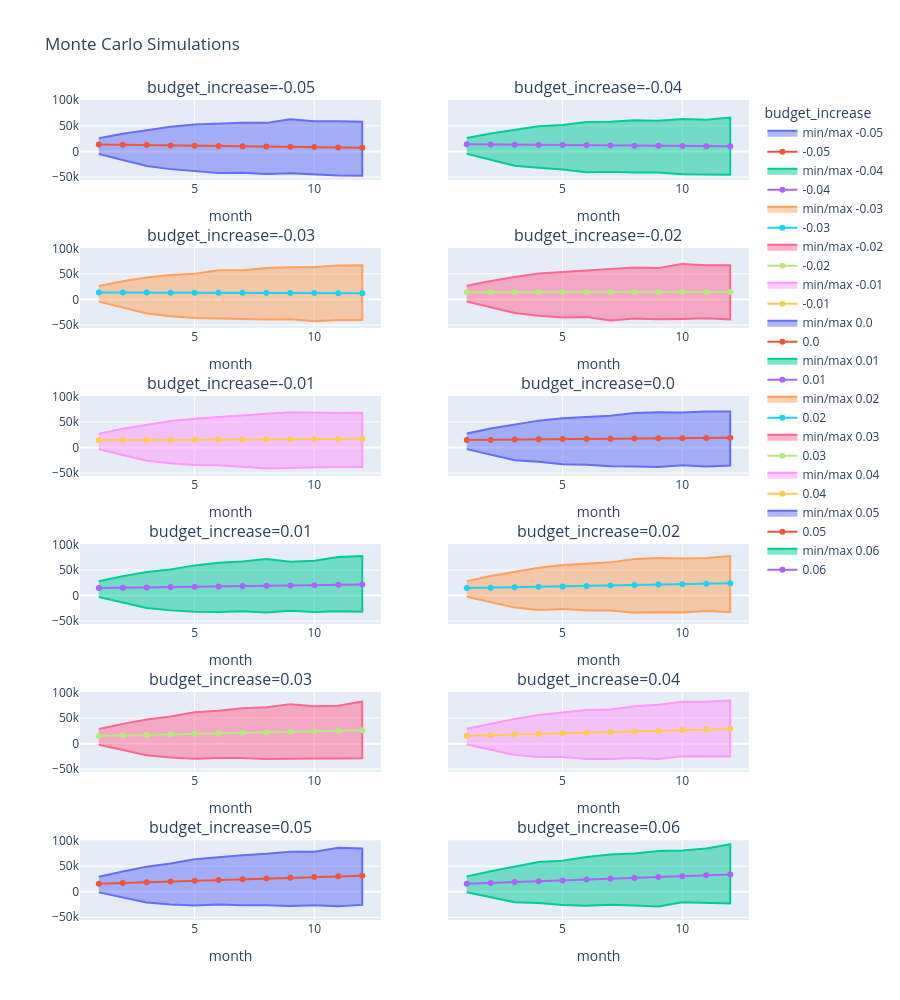

Notebook code for this chart:
### Code cell
def line_charts(simulations: pl.DataFrame) -> go.Figure:
    simulations_by_month = (
        simulations.group_by("month", "budget_increase")
        .agg(
            amount_average=pl.col("amount").mean(),
            amount_min=pl.col("amount").min(),
            amount_max=pl.col("amount").max(),
        )
        .sort("budget_increase", "month")
    )

    TRENDLINE_FIG_COL_COUNT = 2

    unique_budget_increases = simulations["budget_increase"].unique()

    fig = make_subplots(
        rows=int(len(unique_budget_increases) / TRENDLINE_FIG_COL_COUNT),
        cols=TRENDLINE_FIG_COL_COUNT,
        shared_yaxes="all",
        subplot_titles=[
            f"budget_increase={budget_increase}"
            for budget_increase in unique_budget_increases
        ],
    )
    for i, budget_increase in (
        unique_budget_increases.to_frame().with_row_index().iter_rows()
    ):
        sims = simulations_by_month.filter(pl.col("budget_increase") == budget_increase)
        row = int(i / TRENDLINE_FIG_COL_COUNT) + 1
        col = i % TRENDLINE_FIG_COL_COUNT + 1
        fig.add_trace(
            go.Scatter(
                x=pl.concat([sims["month"], sims["month"].reverse()]),
                y=pl.concat([sims["amount_min"], sims["amount_max"].reverse()]),
                name=f"min/max {budget_increase}",
                fill="toself",
            ),
            row=row,
            col=col,
        )
        fig.add_trace(
            go.Scatter(x=sims["month"], y=sims["amount_average"], name=budget_increase),
            row=row,
            col=col,
        )
        fig.update_xaxes(title_text="month", row=row, col=col)
    fig.update_layout(height=1000, legend=go.layout.Legend(title="budget_increase"))
    return fig


line_charts(monte_carlo_simulations).update_layout(
    title_text="Monte Carlo Simulations"
).show()

### Figure 1 — Plotly figure (JSON) as saved in the notebook; plotly's stock layout.template omitted (floating-point values rounded to 4 significant figures)
{"data": [{"fill": "toself", "name": "min/max -0.05", "type": "scatter", "x": [1, 2, 3, 4, 5, 6, 7, 8, 9, 10, 11, 12, 12, 11, 10, 9, 8, 7, 6, 5, 4, 3, 2, 1], "xaxis": "x", "y": [-4934.0, -16820.0, -28670.0, -34610.0, -38590.0, -42180.0, -41580.0, -43970.0, -42540.0, -44290.0, -47290.0, -47520.0, 58020.0, 59160.0, 59210.0, 62800.0, 55810.0, 56090.0, 53700.0, 52640.0, 48110.0, 41640.0, 34650.0, 25800.0], "yaxis": "y"}, {"name": "-0.05", "type": "scatter", "x": [1, 2, 3, 4, 5, 6, 7, 8, 9, 10, 11, 12], "xaxis": "x", "y": [13510.0, 12900.0, 12410.0, 11820.0, 11250.0, 10700.0, 10200.0, 9569.0, 9027.0, 8489.0, 7904.0, 7321.0], "yaxis": "y"}, {"fill": "toself", "name": "min/max -0.04", "type": "scatter", "x": [1, 2, 3, 4, 5, 6, 7, 8, 9, 10, 11, 12, 12, 11, 10, 9, 8, 7, 6, 5, 4, 3, 2, 1], "xaxis": "x2", "y": [-4572.0, -16250.0, -27930.0, -31700.0, -35430.0, -40710.0, -39510.0, -41340.0, -41110.0, -44500.0, -45840.0, -45790.0, 66200.0, 61930.0, 63560.0, 60120.0, 60880.0, 57810.0, 57550.0, 51800.0, 49000.0, 42350.0, 35150.0, 26150.0], "yaxis": "y2"}, {"name": "-0.04", "type": "scatter", "x": [1, 2, 3, 4, 5, 6, 7, 8, 9, 10, 11, 12], "xaxis": "x2", "y": [13810.0, 13560.0, 13170.0, 12740.0, 12380.0, 11990.0, 11710.0, 11300.0, 10990.0, 10570.0, 10280.0, 9979.0], "yaxis": "y2"}, {"fill": "toself", "name": "min/max -0.03", "type": "scatter", "x": [1, 2, 3, 4, 5, 6, 7, 8, 9, 10, 11, 12, 12, 11, 10, 9, 8, 7, 6, 5, 4, 3, 2, 1], "xaxis": "x3", "y": [-4210.0, -15720.0, -27190.0, -32700.0, -36250.0, -37320.0, -38610.0, -38910.0, -38560.0, -42350.0, -39880.0, -40240.0, 66920.0, 66530.0, 63540.0, 63240.0, 61360.0, 57270.0, 57140.0, 50310.0, 47940.0, 43060.0, 35660.0, 26500.0], "yaxis": "y3"}, {"name": "-0.03", "type": "scatter", "x": [1, 2, 3, 4, 5, 6, 7, 8, 9, 10, 11, 12], "xaxis": "x3", "y": [13880.0, 13670.0, 13500.0, 13330.0, 13210.0, 13070.0, 13030.0, 12870.0, 12710.0, 12590.0, 12380.0, 12220.0], "yaxis": "y3"}, {"fill": "toself", "name": "min/max -0.02", "type": "scatter", "x": [1, 2, 3, 4, 5, 6, 7, 8, 9, 10, 11, 12, 12, 11, 10, 9, 8, 7, 6, 5, 4, 3, 2, 1], "xaxis": "x4", "y": [-3849.0, -15180.0, -26450.0, -31750.0, -35100.0, -34180.0, -41100.0, -36990.0, -38590.0, -37950.0, -36630.0, -38970.0, 66920.0, 66950.0, 69190.0, 61530.0, 62290.0, 59730.0, 56390.0, 53940.0, 50790.0, 43770.0, 36160.0, 26850.0], "yaxis": "y4"}, {"name": "-0.02", "type": "scatter", "x": [1, 2, 3, 4, 5, 6, 7, 8, 9, 10, 11, 12], "xaxis": "x4", "y": [14070.0, 14100.0, 14120.0, 14180.0, 14160.0, 14200.0, 14260.0, 14330.0, 14330.0, 14410.0, 14360.0, 14460.0], "yaxis": "y4"}, {"fill": "toself", "name": "min/max -0.01", "type": "scatter", "x": [1, 2, 3, 4, 5, 6, 7, 8, 9, 10, 11, 12, 12, 11, 10, 9, 8, 7, 6, 5, 4, 3, 2, 1], "xaxis": "x5", "y": [-3487.0, -14650.0, -25710.0, -30800.0, -33990.0, -34420.0, -37190.0, -40960.0, -39860.0, -38370.0, -37310.0, -38140.0, 68110.0, 67280.0, 68350.0, 69120.0, 65800.0, 62620.0, 60490.0, 56290.0, 51690.0, 44490.0, 36660.0, 27200.0], "yaxis": "y5"}, {"name": "-0.01", "type": "scatter", "x": [1, 2, 3, 4, 5, 6, 7, 8, 9, 10, 11, 12], "xaxis": "x5", "y": [14320.0, 14630.0, 14850.0, 15090.0, 15350.0, 15520.0, 15860.0, 16180.0, 16410.0, 16580.0, 16800.0, 17150.0], "yaxis": "y5"}, {"fill": "toself", "name": "min/max 0.0", "type": "scatter", "x": [1, 2, 3, 4, 5, 6, 7, 8, 9, 10, 11, 12, 12, 11, 10, 9, 8, 7, 6, 5, 4, 3, 2, 1], "xaxis": "x6", "y": [-3125.0, -14120.0, -24980.0, -27900.0, -32440.0, -33720.0, -36390.0, -36860.0, -37890.0, -34780.0, -37080.0, -35270.0, 70460.0, 70680.0, 68380.0, 69010.0, 67610.0, 61970.0, 59280.0, 57440.0, 52580.0, 45200.0, 37160.0, 27560.0], "yaxis": "y6"}, {"name": "0.0", "type": "scatter", "x": [1, 2, 3, 4, 5, 6, 7, 8, 9, 10, 11, 12], "xaxis": "x6", "y": [14490.0, 14950.0, 15470.0, 15970.0, 16470.0, 16920.0, 17280.0, 17590.0, 17950.0, 18320.0, 18820.0, 19200.0], "yaxis": "y6"}, {"fill": "toself", "name": "min/max 0.01", "type": "scatter", "x": [1, 2, 3, 4, 5, 6, 7, 8, 9, 10, 11, 12, 12, 11, 10, 9, 8, 7, 6, 5, 4, 3, 2, 1], "xaxis": "x7", "y": [-2764.0, -13590.0, -24240.0, -28890.0, -31380.0, -31850.0, -30410.0, -33130.0, -29800.0, -32230.0, -30460.0, -31410.0, 77330.0, 75370.0, 68250.0, 66250.0, 71760.0, 66650.0, 64160.0, 59050.0, 51020.0, 45910.0, 37660.0, 27910.0], "yaxis": "y7"}, {"name": "0.01", "type": "scatter", "x": [1, 2, 3, 4, 5, 6, 7, 8, 9, 10, 11, 12], "xaxis": "x7", "y": [14720.0, 15330.0, 16010.0, 16590.0, 17260.0, 17880.0, 18590.0, 19270.0, 19840.0, 20460.0, 21170.0, 21770.0], "yaxis": "y7"}, {"fill": "toself", "name": "min/max 0.02", "type": "scatter", "x": [1, 2, 3, 4, 5, 6, 7, 8, 9, 10, 11, 12, 12, 11, 10, 9, 8, 7, 6, 5, 4, 3, 2, 1], "xaxis": "x8", "y": [-2402.0, -13060.0, -23500.0, -27940.0, -26330.0, -29130.0, -29050.0, -33750.0, -32580.0, -32910.0, -29960.0, -32430.0, 77350.0, 73560.0, 72390.0, 73290.0, 71680.0, 64940.0, 62960.0, 59740.0, 54370.0, 46620.0, 38160.0, 28260.0], "yaxis": "y8"}, {"name": "0.02", "type": "scatter", "x": [1, 2, 3, 4, 5, 6, 7, 8, 9, 10, 11, 12], "xaxis": "x8", "y": [14810.0, 15570.0, 16360.0, 17240.0, 17990.0, 18930.0, 19770.0, 20610.0, 21470.0, 22190.0, 23050.0, 23910.0], "yaxis": "y8"}, {"fill": "toself", "name": "min/max 0.03", "type": "scatter", "x": [1, 2, 3, 4, 5, 6, 7, 8, 9, 10, 11, 12, 12, 11, 10, 9, 8, 7, 6, 5, 4, 3, 2, 1], "xaxis": "x9", "y": [-2040.0, -12520.0, -22760.0, -26980.0, -29470.0, -28140.0, -27870.0, -29820.0, -30080.0, -29000.0, -28840.0, -28380.0, 82360.0, 74100.0, 73160.0, 77240.0, 71320.0, 69070.0, 64410.0, 61190.0, 53250.0, 47340.0, 38670.0, 28610.0], "yaxis": "y9"}, {"name": "0.03", "type": "scatter", "x": [1, 2, 3, 4, 5, 6, 7, 8, 9, 10, 11, 12], "xaxis": "x9", "y": [15070.0, 16100.0, 17120.0, 18270.0, 19130.0, 20150.0, 21150.0, 22030.0, 23150.0, 24290.0, 25230.0, 26380.0], "yaxis": "y9"}, {"fill": "toself", "name": "min/max 0.04", "type": "scatter", "x": [1, 2, 3, 4, 5, 6, 7, 8, 9, 10, 11, 12, 12, 11, 10, 9, 8, 7, 6, 5, 4, 3, 2, 1], "xaxis": "x10", "y": [-1679.0, -11990.0, -22020.0, -26030.0, -25870.0, -29870.0, -29900.0, -28140.0, -29800.0, -24440.0, -23990.0, -24950.0, 84160.0, 81850.0, 81920.0, 76040.0, 73200.0, 66620.0, 65970.0, 60370.0, 56160.0, 48050.0, 39170.0, 28960.0], "yaxis": "y10"}, {"name": "0.04", "type": "scatter", "x": [1, 2, 3, 4, 5, 6, 7, 8, 9, 10, 11, 12], "xaxis": "x10", "y": [15280.0, 16580.0, 17800.0, 19000.0, 20230.0, 21380.0, 22560.0, 23860.0, 25190.0, 26500.0, 27690.0, 28870.0], "yaxis": "y10"}, {"fill": "toself", "name": "min/max 0.05", "type": "scatter", "x": [1, 2, 3, 4, 5, 6, 7, 8, 9, 10, 11, 12, 12, 11, 10, 9, 8, 7, 6, 5, 4, 3, 2, 1], "xaxis": "x11", "y": [-1317.0, -11460.0, -21280.0, -25080.0, -26950.0, -25190.0, -26600.0, -26480.0, -28140.0, -26500.0, -28240.0, -25760.0, 84580.0, 85830.0, 78340.0, 78200.0, 74040.0, 71480.0, 67100.0, 63320.0, 55030.0, 48760.0, 39670.0, 29310.0], "yaxis": "y11"}, {"name": "0.05", "type": "scatter", "x": [1, 2, 3, 4, 5, 6, 7, 8, 9, 10, 11, 12], "xaxis": "x11", "y": [15570.0, 17150.0, 18500.0, 19950.0, 21380.0, 22780.0, 24190.0, 25630.0, 27090.0, 28540.0, 29970.0, 31370.0], "yaxis": "y11"}, {"fill": "toself", "name": "min/max 0.06", "type": "scatter", "x": [1, 2, 3, 4, 5, 6, 7, 8, 9, 10, 11, 12, 12, 11, 10, 9, 8, 7, 6, 5, 4, 3, 2, 1], "xaxis": "x12", "y": [-955.3, -10930.0, -20540.0, -22210.0, -26080.0, -27650.0, -25370.0, -27040.0, -29080.0, -20740.0, -21280.0, -22870.0, 92730.0, 84290.0, 80340.0, 79500.0, 74780.0, 72720.0, 67950.0, 60620.0, 57950.0, 49470.0, 40170.0, 29660.0], "yaxis": "y12"}, {"name": "0.06", "type": "scatter", "x": [1, 2, 3, 4, 5, 6, 7, 8, 9, 10, 11, 12], "xaxis": "x12", "y": [15590.0, 17190.0, 18790.0, 20480.0, 22060.0, 23690.0, 25250.0, 26820.0, 28620.0, 30300.0, 32000.0, 33560.0], "yaxis": "y12"}], "layout": {"annotations": [{"font": {"size": 16}, "showarrow": false, "text": "budget_increase=-0.05", "x": 0.225, "xanchor": "center", "xref": "paper", "y": 1.0, "yanchor": "bottom", "yref": "paper"}, {"font": {"size": 16}, "showarrow": false, "text": "budget_increase=-0.04", "x": 0.775, "xanchor": "center", "xref": "paper", "y": 1.0, "yanchor": "bottom", "yref": "paper"}, {"font": {"size": 16}, "showarrow": false, "text": "budget_increase=-0.03", "x": 0.225, "xanchor": "center", "xref": "paper", "y": 0.8194, "yanchor": "bottom", "yref": "paper"}, {"font": {"size": 16}, "showarrow": false, "text": "budget_increase=-0.02", "x": 0.775, "xanchor": "center", "xref": "paper", "y": 0.8194, "yanchor": "bottom", "yref": "paper"}, {"font": {"size": 16}, "showarrow": false, "text": "budget_increase=-0.01", "x": 0.225, "xanchor": "center", "xref": "paper", "y": 0.6389, "yanchor": "bottom", "yref": "paper"}, {"font": {"size": 16}, "showarrow": false, "text": "budget_increase=0.0", "x": 0.775, "xanchor": "center", "xref": "paper", "y": 0.6389, "yanchor": "bottom", "yref": "paper"}, {"font": {"size": 16}, "showarrow": false, "text": "budget_increase=0.01", "x": 0.225, "xanchor": "center", "xref": "paper", "y": 0.4583, "yanchor": "bottom", "yref": "paper"}, {"font": {"size": 16}, "showarrow": false, "text": "budget_increase=0.02", "x": 0.775, "xanchor": "center", "xref": "paper", "y": 0.4583, "yanchor": "bottom", "yref": "paper"}, {"font": {"size": 16}, "showarrow": false, "text": "budget_increase=0.03", "x": 0.225, "xanchor": "center", "xref": "paper", "y": 0.2778, "yanchor": "bottom", "yref": "paper"}, {"font": {"size": 16}, "showarrow": false, "text": "budget_increase=0.04", "x": 0.775, "xanchor": "center", "xref": "paper", "y": 0.2778, "yanchor": "bottom", "yref": "paper"}, {"font": {"size": 16}, "showarrow": false, "text": "budget_increase=0.05", "x": 0.225, "xanchor": "center", "xref": "paper", "y": 0.09722, "yanchor": "bottom", "yref": "paper"}, {"font": {"size": 16}, "showarrow": false, "text": "budget_increase=0.06", "x": 0.775, "xanchor": "center", "xref": "paper", "y": 0.09722, "yanchor": "bottom", "yref": "paper"}], "height": 1000, "legend": {"title": {"text": "budget_increase"}}, "title": {"text": "Monte Carlo Simulations"}, "xaxis": {"anchor": "y", "domain": [0, 0.45], "title": {"text": "month"}}, "xaxis10": {"anchor": "y10", "domain": [0.55, 1], "title": {"text": "month"}}, "xaxis11": {"anchor": "y11", "domain": [0, 0.45], "title": {"text": "month"}}, "xaxis12": {"anchor": "y12", "domain": [0.55, 1], "title": {"text": "month"}}, "xaxis2": {"anchor": "y2", "domain": [0.55, 1], "title": {"text": "month"}}, "xaxis3": {"anchor": "y3", "domain": [0, 0.45], "title": {"text": "month"}}, "xaxis4": {"anchor": "y4", "domain": [0.55, 1], "title": {"text": "month"}}, "xaxis5": {"anchor": "y5", "domain": [0, 0.45], "title": {"text": "month"}}, "xaxis6": {"anchor": "y6", "domain": [0.55, 1], "title": {"text": "month"}}, "xaxis7": {"anchor": "y7", "domain": [0, 0.45], "title": {"text": "month"}}, "xaxis8": {"anchor": "y8", "domain": [0.55, 1], "title": {"text": "month"}}, "xaxis9": {"anchor": "y9", "domain": [0, 0.45], "title": {"text": "month"}}, "yaxis": {"anchor": "x", "domain": [0.9028, 1.0], "matches": "y11"}, "yaxis10": {"anchor": "x10", "domain": [0.1806, 0.2778], "matches": "y11", "showticklabels": false}, "yaxis11": {"anchor": "x11", "domain": [0, 0.09722]}, "yaxis12": {"anchor": "x12", "domain": [0, 0.09722], "matches": "y11", "showticklabels": false}, "yaxis2": {"anchor": "x2", "domain": [0.9028, 1.0], "matches": "y11", "showticklabels": false}, "yaxis3": {"anchor": "x3", "domain": [0.7222, 0.8194], "matches": "y11"}, "yaxis4": {"anchor": "x4", "domain": [0.7222, 0.8194], "matches": "y11", "showticklabels": false}, "yaxis5": {"anchor": "x5", "domain": [0.5417, 0.6389], "matches": "y11"}, "yaxis6": {"anchor": "x6", "domain": [0.5417, 0.6389], "matches": "y11", "showticklabels": false}, "yaxis7": {"anchor": "x7", "domain": [0.3611, 0.4583], "matches": "y11"}, "yaxis8": {"anchor": "x8", "domain": [0.3611, 0.4583], "matches": "y11", "showticklabels": false}, "yaxis9": {"anchor": "x9", "domain": [0.1806, 0.2778], "matches": "y11"}}}
